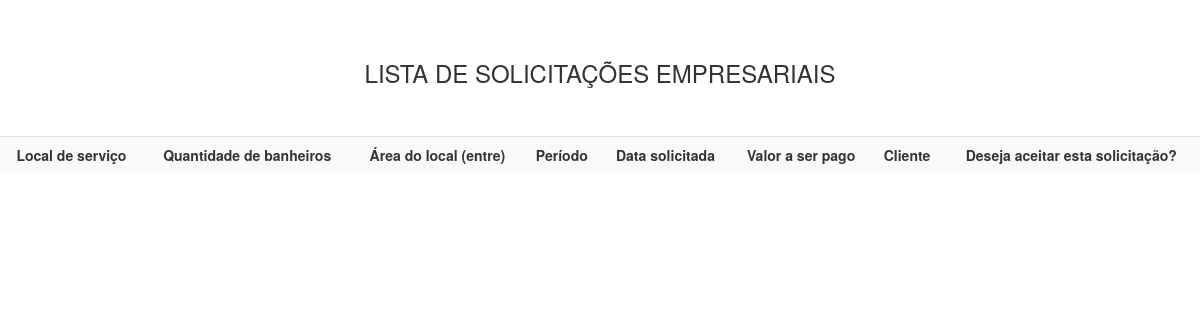
The page /view/listarAllSolicEmpresaProf.php on the database as committed earlier.
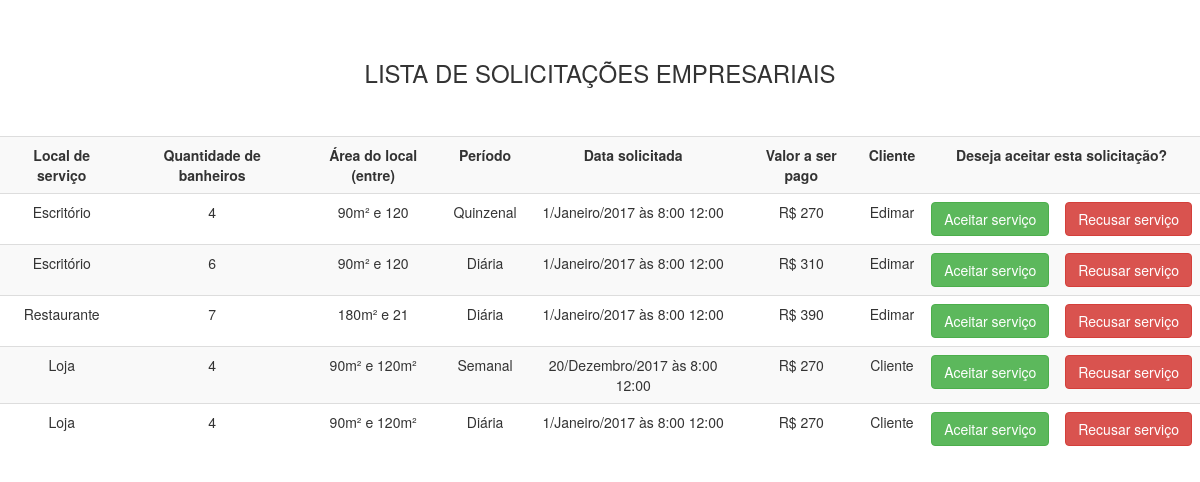
The same page on the database as committed later.
### tables this page shows
CREATE TABLE `solicitacaoemp` (
  `codSolicitacaoEmp` int(11) NOT NULL,
  `locServ` varchar(20) NOT NULL,
  `quantBanheirosEmp` int(11) NOT NULL,
  `areaServ` varchar(15) NOT NULL,
  `periodoServEmp` varchar(10) NOT NULL,
  `diaServEmp` int(11) NOT NULL,
  `mesServEmp` varchar(15) NOT NULL,
  `anoServEmp` int(11) NOT NULL,
  `horaServEmp` varchar(15) NOT NULL,
  `precoEmp` varchar(7) DEFAULT NULL,
  `Cliente_idCliente` int(11) DEFAULT NULL
);

CREATE TABLE `cliente` (
  `idCliente` int(11) NOT NULL,
  `nomeCliente` varchar(65) NOT NULL,
  `emailCliente` varchar(45) DEFAULT NULL,
  `celularCliente` varchar(45) DEFAULT NULL,
  `cpfCliente` varchar(45) NOT NULL,
  `cepCliente` varchar(45) NOT NULL,
  `enderecoCliente` varchar(45) DEFAULT NULL,
  `complementCliente` varchar(45) DEFAULT NULL,
  `numeroCliente` int(11) DEFAULT NULL,
  `bairroCliente` varchar(45) DEFAULT NULL,
  `cidadeCliente` varchar(45) DEFAULT NULL,
  `estadoCliente` varchar(45) DEFAULT NULL,
  `usuario` varchar(15) NOT NULL,
  `senha` varchar(45) NOT NULL,
  `Perfil_idPerfil` int(11) NOT NULL
);

### dao/conexao/conexao.php (called while the page is built)
<?php
abstract class Conexao {
    private static $instance;
    public static function getInstance() {
        try {
            if (!isset(self::$instance)) {
                self::$instance = new PDO("mysql:host=localhost;dbname=db_syschlr;charset=UTF8", "root", "");
                self::$instance->setAttribute(PDO::ATTR_ERRMODE, PDO::ERRMODE_EXCEPTION);
            }
            return self::$instance;
        } catch (PDOException $exc) {
            echo "Erro ao conectar o banco de dados :" . $exc->getMessage();
        }
    }
}
?>

### dao/solicEmpresaDAO.php (called while the page is built, shortened)
<?php
require_once '../dao/conexao/conexao.php';
class SolicEmpresaDAO {
    public $pdo = null;
    public function __construct() {
        $this->pdo = Conexao::getInstance();
    }
    public function getAllSolicEmpresa() {
        try {
            $sql = "SELECT s.codSolicitacaoEmp, s.locServ, s.quantBanheirosEmp,
                s.areaServ, s.periodoServEmp, s.diaServEmp, s.mesServEmp, s.anoServEmp, s.horaServEmp,
                s.precoEmp, s.Cliente_idCliente, c.nomeCliente FROM solicitacaoemp as s INNER JOIN cliente as c ON (s.Cliente_idCliente = c.idCliente)";
            $stmt = $this->pdo->prepare($sql);
            $stmt->execute();
            $solicsEmpresa = $stmt->fetchAll(PDO::FETCH_ASSOC);
            return $solicsEmpresa;
        } catch (PDOException $exc) {
            echo $exc->getMessage();
        }
    }
}
?>

### view/listarAllSolicEmpresaProf.php (the view, shortened to what this page needs)
<!DOCTYPE html>
<html>
    <head>
        <link rel="stylesheet" href="https://maxcdn.bootstrapcdn.com/bootstrap/3.3.7/css/bootstrap.min.css">
    </head>
    <body>
        <br><br>
                <?php
        require_once '../dao/solicEmpresaDAO.php';
        $solicEmpresaDAO = new SolicEmpresaDAO();
        $solicsEmpresa = $solicEmpresaDAO->getAllSolicEmpresa();
        echo "<h3 align='center'> LISTA DE SOLICITAÇÕES EMPRESARIAIS</h3>";
        echo "<br><br>";
        echo "<table  class='table table-striped' align='center'>";
        echo "<tr>";
        echo "  <th><center>Local de serviço</center></th>";
        echo "  <th><center>Quantidade de banheiros</center></th>";
        echo "  <th><center>Área do local (entre)</center></th>";
        echo "  <th><center>Período</center></th>";
        echo "  <th><center>Data solicitada</center></th>";
        echo "  <th><center>Valor a ser pago</center></th>";
        echo "  <th><center>Cliente</center></th>";
        echo "  <th colspan='2'><center>Deseja aceitar esta solicitação?</center></th>";
        echo "</tr>";
        foreach ($solicsEmpresa as $sce) {
           $DataSolicitada = $sce["diaServEmp"] . "/" . $sce["mesServEmp"] . "/" . $sce["anoServEmp"] . " às " . $sce["horaServEmp"];
            echo "<tr>";
            echo "  <td align='center'>{$sce["locServ"]}</td>";
            echo "  <td align='center'>{$sce["quantBanheirosEmp"]}</td>";
            echo "  <td align='center'>{$sce["areaServ"]}</td>";
            echo "  <td align='center'>{$sce["periodoServEmp"]}</td>";
            echo "  <td align='center'>{$DataSolicitada}</td>";
            echo "  <td align='center'>{$sce["precoEmp"]}</td>";
            echo "  <td align='center'>{$sce["nomeCliente"]}</td>";
            echo "  <td align='center'><a class='btn btn-success' href='#'>Aceitar serviço</a></td>";
            echo "  <td align='center'><a class='btn btn-danger' href='#'>Recusar serviço</a></td>";
            echo "</tr>";
        }
        echo "</table>";
        ?>
    </body>
</html>

Rows that differ between the two databases and show on the page:
added solicitacaoemp: locServ "Escritório", quantBanheirosEmp "4", areaServ "90m² e 120", periodoServEmp "Quinzenal", DataSolicitada "1/Janeiro/2017 às 8:00 12:00", precoEmp "R$ 270", Cliente_idCliente.nomeCliente "Edimar"
added solicitacaoemp: locServ "Escritório", quantBanheirosEmp "6", areaServ "90m² e 120", periodoServEmp "Diária", DataSolicitada "1/Janeiro/2017 às 8:00 12:00", precoEmp "R$ 310", Cliente_idCliente.nomeCliente "Edimar"
added solicitacaoemp: locServ "Restaurante", quantBanheirosEmp "7", areaServ "180m² e 21", periodoServEmp "Diária", DataSolicitada "1/Janeiro/2017 às 8:00 12:00", precoEmp "R$ 390", Cliente_idCliente.nomeCliente "Edimar"
added solicitacaoemp: locServ "Loja", quantBanheirosEmp "4", areaServ "90m² e 120m²", periodoServEmp "Semanal", DataSolicitada "20/Dezembro/2017 às 8:00 12:00", precoEmp "R$ 270", Cliente_idCliente.nomeCliente "Cliente"
added solicitacaoemp: locServ "Loja", quantBanheirosEmp "4", areaServ "90m² e 120m²", periodoServEmp "Diária", DataSolicitada "1/Janeiro/2017 às 8:00 12:00", precoEmp "R$ 270", Cliente_idCliente.nomeCliente "Cliente"
